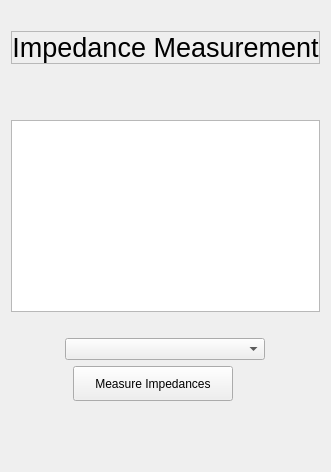
            <widget class="QWidget" name="page_impedance">
             <property name="styleSheet">
              <string notr="true">QFrame[accessibleName=&quot;color_frame&quot;] {
border: 2px solid rgb(145, 145, 145);
border-radius: 30px;
background-color: rgb(169, 169, 169)
}</string>
             </property>
             <layout class="QVBoxLayout" name="verticalLayout_16">
              <item>
               <spacer name="verticalSpacer_13">
                <property name="orientation">
                 <enum>Qt::Vertical</enum>
                </property>
                <property name="sizeType">
                 <enum>QSizePolicy::Fixed</enum>
                </property>
                <property name="sizeHint" stdset="0">
                 <size>
                  <width>20</width>
                  <height>20</height>
                 </size>
                </property>
               </spacer>
              </item>
              <item>
               <widget class="QFrame" name="frame_impedance_title">
                <property name="maximumSize">
                 <size>
                  <width>16777215</width>
                  <height>50</height>
                 </size>
                </property>
                <property name="styleSheet">
                 <string notr="true"/>
                </property>
                <property name="frameShape">
                 <enum>QFrame::StyledPanel</enum>
                </property>
                <property name="frameShadow">
                 <enum>QFrame::Raised</enum>
                </property>
                <layout class="QHBoxLayout" name="horizontalLayout_17">
                 <property name="spacing">
                  <number>0</number>
                 </property>
                 <property name="leftMargin">
                  <number>0</number>
                 </property>
                 <property name="topMargin">
                  <number>0</number>
                 </property>
                 <property name="rightMargin">
                  <number>0</number>
                 </property>
                 <property name="bottomMargin">
                  <number>0</number>
                 </property>
                 <item>
                  <widget class="QLabel" name="impedance_title">
                   <property name="minimumSize">
                    <size>
                     <width>0</width>
                     <height>0</height>
                    </size>
                   </property>
                   <property name="font">
                    <font>
                     <pointsize>20</pointsize>
                     <italic>false</italic>
                     <bold>false</bold>
                    </font>
                   </property>
                   <property name="text">
                    <string>Impedance Measurement</string>
                   </property>
                   <property name="alignment">
                    <set>Qt::AlignCenter</set>
                   </property>
                  </widget>
                 </item>
                </layout>
               </widget>
              </item>
              <item>
               <spacer name="verticalSpacer_12">
                <property name="orientation">
                 <enum>Qt::Vertical</enum>
                </property>
                <property name="sizeType">
                 <enum>QSizePolicy::Preferred</enum>
                </property>
                <property name="sizeHint" stdset="0">
                 <size>
                  <width>20</width>
                  <height>50</height>
                 </size>
                </property>
               </spacer>
              </item>
              <item>
               <widget class="GraphicsLayoutWidget" name="imp_graph_layout"/>
              </item>
              <item>
               <spacer name="verticalSpacer_15">
                <property name="orientation">
                 <enum>Qt::Vertical</enum>
                </property>
                <property name="sizeType">
                 <enum>QSizePolicy::Preferred</enum>
                </property>
                <property name="sizeHint" stdset="0">
                 <size>
                  <width>20</width>
                  <height>20</height>
                 </size>
                </property>
               </spacer>
              </item>
              <item alignment="Qt::AlignHCenter">
               <widget class="QComboBox" name="imp_mode">
                <property name="minimumSize">
                 <size>
                  <width>200</width>
                  <height>0</height>
                 </size>
                </property>
                <property name="maximumSize">
                 <size>
                  <width>200</width>
                  <height>16777215</height>
                 </size>
                </property>
                <property name="styleSheet">
                 <string notr="true"/>
                </property>
               </widget>
              </item>
              <item>
               <layout class="QHBoxLayout" name="horizontalLayout_11">
                <item>
                 <spacer name="horizontalSpacer_9">
                  <property name="orientation">
                   <enum>Qt::Horizontal</enum>
                  </property>
                  <property name="sizeHint" stdset="0">
                   <size>
                    <width>40</width>
                    <height>20</height>
                   </size>
                  </property>
                 </spacer>
                </item>
                <item alignment="Qt::AlignHCenter|Qt::AlignVCenter">
                 <widget class="QPushButton" name="btn_imp_meas">
                  <property name="sizePolicy">
                   <sizepolicy hsizetype="MinimumExpanding" vsizetype="MinimumExpanding">
                    <horstretch>0</horstretch>
                    <verstretch>0</verstretch>
                   </sizepolicy>
                  </property>
                  <property name="minimumSize">
                   <size>
                    <width>160</width>
                    <height>35</height>
                   </size>
                  </property>
                  <property name="maximumSize">
                   <size>
                    <width>200</width>
                    <height>16777215</height>
                   </size>
                  </property>
                  <property name="cursor">
                   <cursorShape>PointingHandCursor</cursorShape>
                  </property>
                  <property name="toolTip">
                   <string/>
                  </property>
                  <property name="toolTipDuration">
                   <number>-1</number>
                  </property>
                  <property name="text">
                   <string>Measure Impedances</string>
                  </property>
                 </widget>
                </item>
                <item alignment="Qt::AlignHCenter|Qt::AlignVCenter">
                 <widget class="QPushButton" name="imp_meas_info">
                  <property name="maximumSize">
                   <size>
                    <width>20</width>
                    <height>20</height>
                   </size>
                  </property>
                  <property name="cursor">
                   <cursorShape>PointingHandCursor</cursorShape>
                  </property>
                  <property name="styleSheet">
                   <string notr="true">background-color: transparent;
border: none;
color: #FFF;</string>
                  </property>
                  <property name="text">
                   <string/>
                  </property>
                  <property name="icon">
                   <iconset resource="../../app_resources.qrc">
                    <normaloff>:/icons/icons/pngfind.com-png-circle-1194554.png</normaloff>:/icons/icons/pngfind.com-png-circle-1194554.png</iconset>
                  </property>
                  <property name="iconSize">
                   <size>
                    <width>20</width>
                    <height>20</height>
                   </size>
                  </property>
                 </widget>
                </item>
                <item>
                 <spacer name="horizontalSpacer_8">
                  <property name="orientation">
                   <enum>Qt::Horizontal</enum>
                  </property>
                  <property name="sizeHint" stdset="0">
                   <size>
                    <width>40</width>
                    <height>20</height>
                   </size>
                  </property>
                 </spacer>
                </item>
               </layout>
              </item>
              <item>
               <spacer name="verticalSpacer_17">
                <property name="orientation">
                 <enum>Qt::Vertical</enum>
                </property>
                <property name="sizeType">
                 <enum>QSizePolicy::Maximum</enum>
                </property>
                <property name="sizeHint" stdset="0">
                 <size>
                  <width>20</width>
                  <height>60</height>
                 </size>
                </property>
               </spacer>
              </item>
             </layout>
            </widget>
